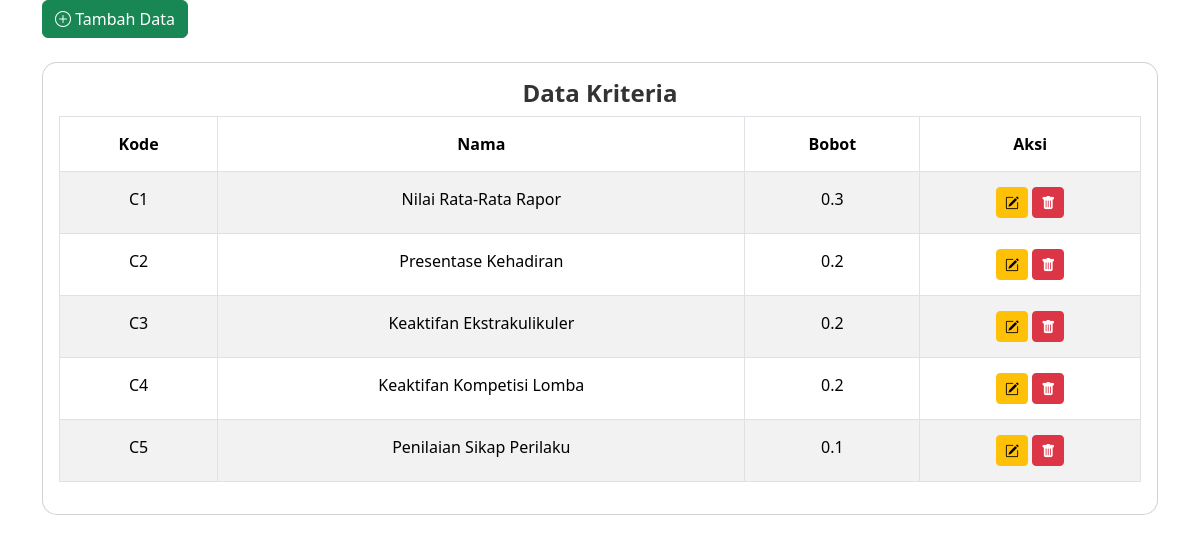
Page /kriteria.php (signed in) on the committed database.
### tables this page shows
CREATE TABLE `kriteria` (
  `kode` varchar(10) NOT NULL,
  `nama` varchar(50) NOT NULL,
  `bobot` double NOT NULL
);

### kriteria.php (the view, shortened to what this page needs)
<?php
    include 'connection.php';
?>
<!DOCTYPE html>
<html lang="id">
<head>
    <link href="https://cdn.jsdelivr.net/npm/bootstrap@5.3.3/dist/css/bootstrap.min.css" rel="stylesheet">
    <link rel="stylesheet" href="https://cdn.jsdelivr.net/npm/bootstrap-icons/font/bootstrap-icons.css">
</head>
<body>
    <div class="container">
        <div class="d-flex justify-content-between mb-4">
            <button class="btn btn-success" data-bs-toggle="modal" data-bs-target="#tambahModal">
                <i class="bi bi-plus-circle"></i> Tambah Data
            </button>
        </div>
        <div class="card">
            <div class="card-body">
                <h4>Data Kriteria</h4>
                <div class="table-responsive">
                    <table class="table table-bordered table-striped table-hover">
                        <thead>
                            <tr>
                                <th>Kode</th>
                                <th>Nama</th>
                                <th>Bobot</th>
                                <th>Aksi</th>
                            </tr>
                        </thead>
                        <tbody>
                            <?php
                            $query = "SELECT * FROM kriteria";
                            $result = mysqli_query($koneksi, $query);
                            while ($row = mysqli_fetch_assoc($result)):
                            ?>
                            <tr>
                                <td><?= htmlspecialchars($row['kode']); ?></td>
                                <td><?= htmlspecialchars($row['nama']); ?></td>
                                <td><?= htmlspecialchars($row['bobot']); ?></td>
                                <td>
                                    <button class="btn btn-warning btn-sm" data-bs-toggle="modal" data-bs-target="#ubahModal"
                                            data-kode="<?= $row['kode']; ?>" data-nama="<?= $row['nama']; ?>" data-bobot="<?= $row['bobot']; ?>">
                                        <i class="bi bi-pencil-square"></i>
                                    </button>
                                    <a href="kriteria.php?hapus=<?= $row['kode']; ?>" onclick="return confirm('Yakin Hapus Data?')" class="btn btn-danger btn-sm">
                                        <i class="bi bi-trash-fill"></i>
                                    </a>
                                </td>
                            </tr>
                            <?php endwhile; ?>
                        </tbody>
                    </table>
                </div>
            </div>
        </div>
    </div>
</body>
</html>

### kriteria.php (style rules this page uses)
body { background-color: #ffffff; }
.card { border-radius: 15px; }
h4 { color: #333; font-weight: 600; font-size: 24px; text-align: center; }
.table th, .table td { text-align: center; padding: 15px; }
.table thead { background-color: #007bff; color: white; }

### rows in the picture
kriteria: kode "C1", nama "Nilai Rata-Rata Rapor", bobot "0.3"
kriteria: kode "C2", nama "Presentase Kehadiran", bobot "0.2"
kriteria: kode "C3", nama "Keaktifan Ekstrakulikuler", bobot "0.2"
kriteria: kode "C4", nama "Keaktifan Kompetisi Lomba", bobot "0.2"
kriteria: kode "C5", nama "Penilaian Sikap Perilaku", bobot "0.1"
